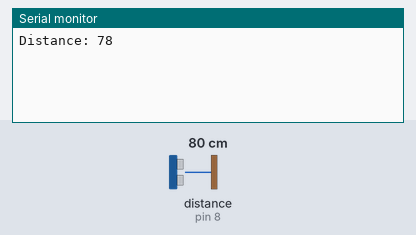
The sketch below on a simulated Arduino Uno, built with avr-gcc and run on an emulated ATmega328P. Shown: the last lines printed to the serial monitor. Wiring (inferred from the names in the program): ultrasonic range finder: trigger pin 7; echo pin 8. The inputs (shaded band) are chosen by the test bench; at power-on: distance to the obstacle (sensor on pin 8) 80 cm. The echo pulse lasts 58.3 µs per cm; the modem accepts every AT command (registered, SIM ready, sends succeed) and sends nothing else.

Above: at 1.3 s.
1.4 s: distance to the obstacle (sensor on pin 8) set to 18 cm
At 2.7 s:
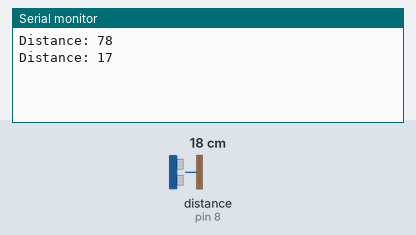
2.9 s: distance to the obstacle (sensor on pin 8) set to 14 cm
At 4.5 s:
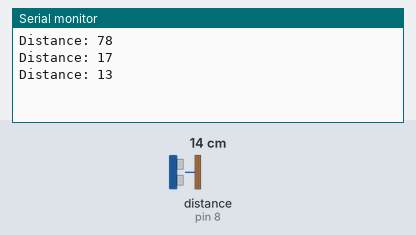
9.3 s: distance to the obstacle (sensor on pin 8) set to 12 cm
At 9.7 s:
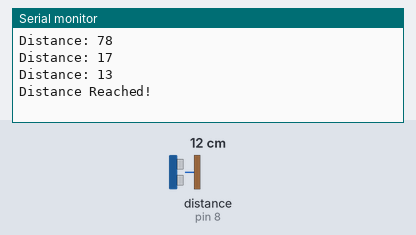
10.8 s: distance to the obstacle (sensor on pin 8) set to 9 cm
At 18.9 s:
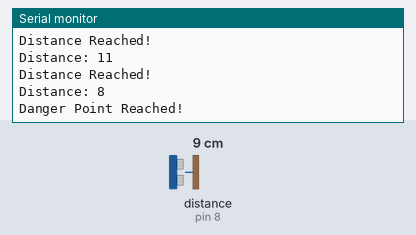
Timing chart, 0 to 20.4 s (numbered marks = the images above; inputs shaded):
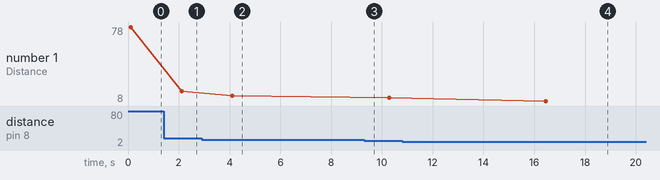

Measured:
- the behaviour switches between 11 and 10 cm on distance to the obstacle (sensor on pin 8) (found by bisection; images 3 and 4)
- after the input at 1.4 s, the serial monitor: prints a new line after 0.71 s (image 1)
- after the input at 2.9 s, the serial monitor: prints a new line after 1.2 s (image 2)
- after the input at 10.8 s, the serial monitor: prints a new line after 5.7 s (image 4)
- plotted number 1: 78 → 17 after the input at 1.4 s, 17 → 13 after the input at 2.9 s, 13 → 11 after the input at 9.3 s, 11 → 8 after the input at 10.8 s

The sketch:

combination_1.1.ino
```cpp
#include <SoftwareSerial.h>
SoftwareSerial mySerial(9, 10);

// defines pins numbers
const int trigPin = 7;
const int echoPin = 8;
// defines variables
long duration;
int distance;

void setup()

{

   pinMode(trigPin, OUTPUT); // Sets the trigPin as an Output
   pinMode(echoPin, INPUT); // Sets the echoPin as an Input
   Serial.begin(9600); // Starts the serial communication
  mySerial.begin(9600);   // Setting the baud rate of GSM Module
  Serial.begin(9600);    // Setting the baud rate of Serial Monitor (Arduino)
  delay(100);

}

void loop()
{

// Clears the trigPin
digitalWrite(trigPin, LOW);
delayMicroseconds(2);
// Sets the trigPin on HIGH state for 10 micro seconds
digitalWrite(trigPin, HIGH);
delayMicroseconds(10);
digitalWrite(trigPin, LOW);
// Reads the echoPin, returns the sound wave travel time in microseconds
duration = pulseIn(echoPin, HIGH);
// Calculating the distance
distance= duration*0.034/2;
// Prints the distance on the Serial Monitor
Serial.print("Distance: ");
Serial.println(distance);
delay(2000);

if (distance < 15 && distance >= 10)
  {
    SendMessage();
    Serial.println("Distance Reached!");
    delay(1000);
  }
else if (distance < 10)
  {
    DialCall();
    Serial.println("Danger Point Reached!");
    delay(2000);
  }

  {

    if (Serial.available()>0)

    switch(Serial.read())
  {

    case 's':

      SendMessage();

      break;

    case 'd':

      DialCall();

      break;

    case 'r':

      ReceiveMessage();

      break;

  }

 if (mySerial.available()>0)

   Serial.write(mySerial.read());

}
}

 void SendMessage()


{

  mySerial.println("AT+CMGF=1");    //Sets the GSM Module in Text Mode

  delay(1000);  // Delay of 1000 milli seconds or 1 second

  mySerial.println("AT+CMGS=\"+919769148884\"\r"); // Replace x with mobile number

  delay(1000);

  mySerial.println("I am SMS from GSM Module");// The SMS text you want to send

  delay(100);

  mySerial.println((char)26);// ASCII code of CTRL+Z

  delay(1000);

}

 void ReceiveMessage()

{

      mySerial.println("AT+CNMI=2,2,0,0,0"); // AT Command to receive a live SMS

      delay(1000);

}


  void DialCall()

 {

  mySerial.println("ATD+919004790838;"); // ATDxxxxxxxxxx; -- watch out here for semicolon at the end!!

  delay(100);

 }
```
